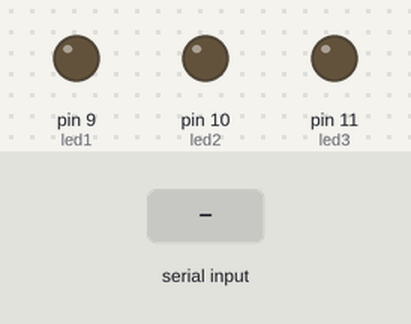
The sketch below on a simulated Arduino Uno, built with avr-gcc and run on an emulated ATmega328P. Parts: output pins drawn as LEDs (lit = HIGH). The test bench sets the inputs (shaded band).

Above: at 1.2 s.
1.3 s: "H" received over Serial
At 2.1 s:
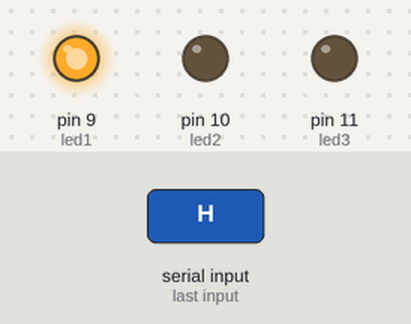
2.8 s: "M" received over Serial
At 3.2 s:
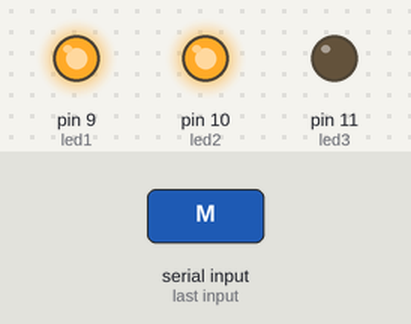
4.3 s: "T" received over Serial
At 5.5 s:
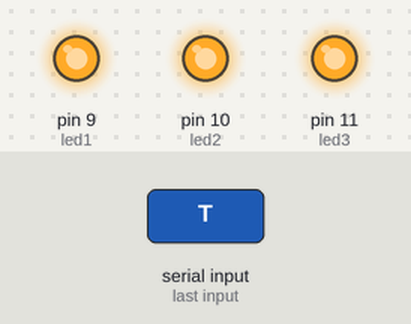
5.8 s: "L" received over Serial
At 6.7 s:
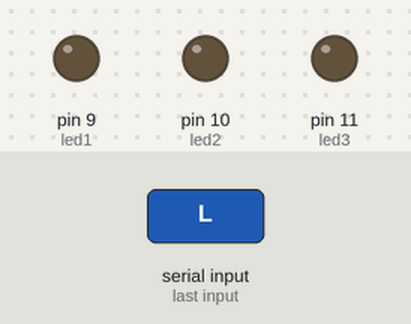
7.3 s: "M" received over Serial
At 7.9 s:
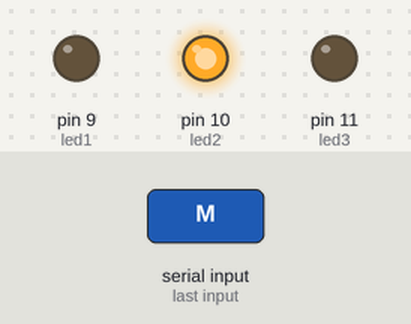
8.8 s: "T" received over Serial
At 10.2 s:
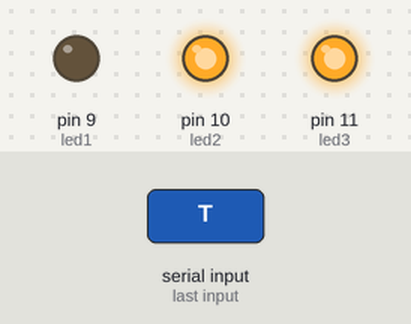
Timing chart, 0 to 11.3 s (numbered marks = the images above; inputs shaded):
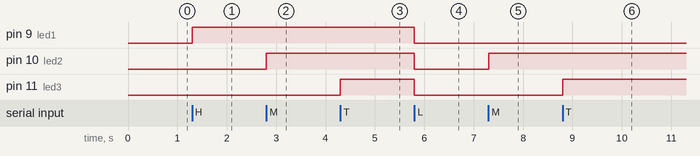

The sketch:

sisendBait.ino
```cpp
int led1 = 9;
int led2 = 10;
int led3 = 11;
int sisendBait;

void setup() {
 Serial.begin(9600);
pinMode(led1, OUTPUT);
pinMode(led2, OUTPUT);
pinMode(led3, OUTPUT);

}

void loop() {
  if(Serial.available() >0){
    sisendBait = Serial.read();
    if(sisendBait == 'H') {
    digitalWrite(led1, HIGH);
  }
  if(sisendBait == 'L') {
    digitalWrite(led1, LOW);
  }
     if(sisendBait == 'M') {
    digitalWrite(led2, HIGH);
  }
  if(sisendBait == 'L') {
    digitalWrite(led2, LOW);
  }
     if(sisendBait == 'T') {
    digitalWrite(led3, HIGH);
  }
  if(sisendBait == 'L') {
    digitalWrite(led3, LOW);
  }
}
}
```

Measured:
- after the input at 1.3 s, pin 9 (led1): LOW → HIGH at once
- after the input at 2.8 s, pin 10 (led2): LOW → HIGH at once
- after the input at 4.3 s, pin 11 (led3): LOW → HIGH at once
- after the input at 5.8 s, pin 9 (led1), pin 10 (led2), pin 11 (led3): HIGH → LOW at once
- after the input at 7.3 s, pin 10 (led2): LOW → HIGH at once
- after the input at 8.8 s, pin 11 (led3): LOW → HIGH at once
